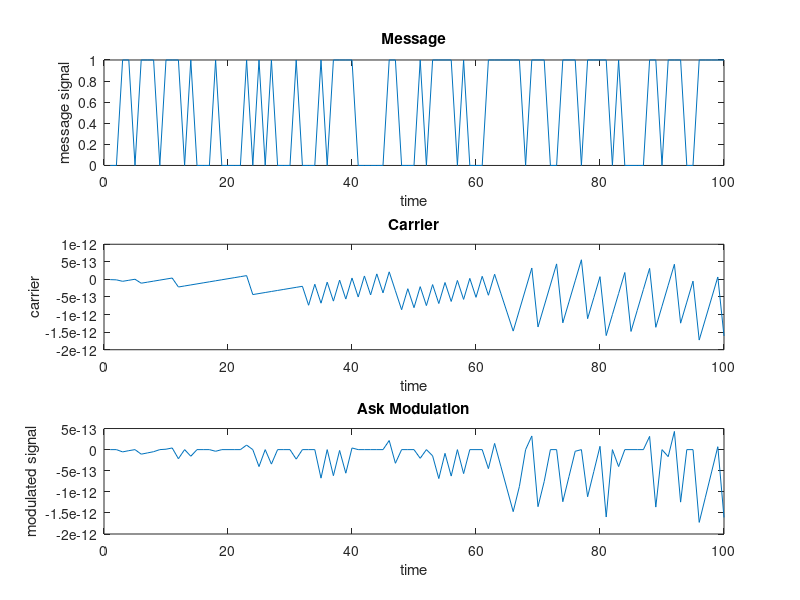

The MATLAB source for this figure:
clc;
close all;
clear all;
Ac=input('Enter carrier signal amplitude');
Fc=input('Enter carrier signal frequency');
t=1:1:100;
A=ceil(2*rand(1,100)-1);
subplot(3,1,1);
plot(t,A)
title('Message')
xlabel('time');
ylabel('message signal')
c=Ac*sin(2*pi*Fc*t);
subplot(3,1,2);
plot(t,c)
title('Carrier')
xlabel('time');
ylabel('carrier')
St=A.*c;
subplot(3,1,3);
plot(t,St)
title('Ask Modulation')
xlabel('time');
ylabel('modulated signal')